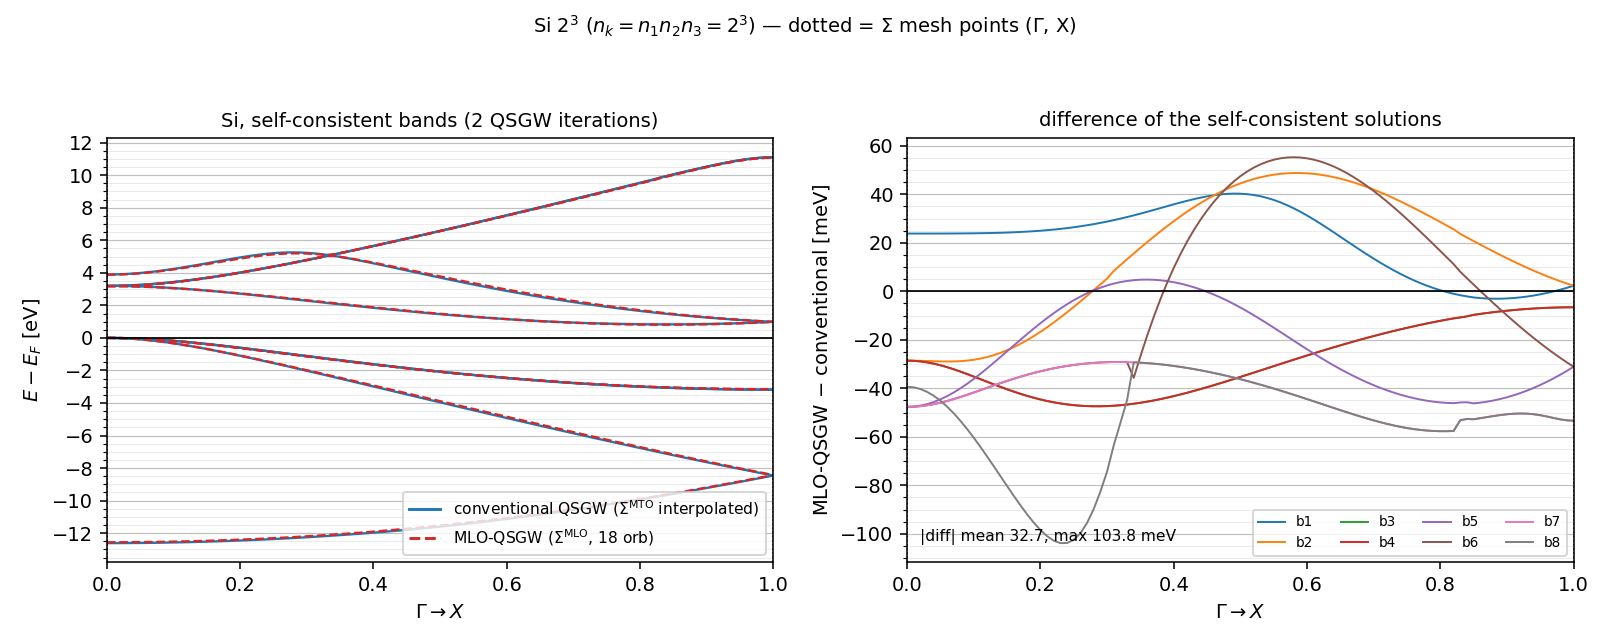

Write Python code to recreate this figure.
#!/usr/bin/env python3
"""Si 2^3: conventional QSGW vs MLO-QSGW (Sigma interpolated in the MLO space).
usage: mloqsgw_si.py REF.dat MLO.dat OUT.png"""
import sys, numpy as np, matplotlib; matplotlib.use('Agg')
import matplotlib.pyplot as plt
def rd(f):
    xs=[];es=[];cx=[];ce=[];ef=None
    for ln in open(f):
        if ln.startswith('#'):
            if 'base=eferm' in ln: ef=float(ln.split()[1])
            continue
        t=ln.split()
        if len(t)<3:
            if cx: xs.append(cx);es.append(ce);cx=[];ce=[]
            continue
        cx.append(float(t[1])); ce.append(float(t[2]))
    if cx: xs.append(cx);es.append(ce)
    return np.array(xs),np.array(es),ef
xr,er,efr = rd(sys.argv[1]); xm,em,efm = rd(sys.argv[2])
x = xr[0]; NB = 8
fig,ax = plt.subplots(1,2,figsize=(11.5,4.6))
for ib in range(NB):
    ax[0].plot(x, er[ib], '-',  lw=1.2, color='tab:blue')
    ax[0].plot(x, em[ib], '--', lw=1.2, color='tab:red')
ax[0].plot([],[],'-', color='tab:blue', label='conventional QSGW ($\\Sigma^{\\rm MTO}$ interpolated)')
ax[0].plot([],[],'--',color='tab:red',  label='MLO-QSGW ($\\Sigma^{\\rm MLO}$, 18 orb)')
ax[0].set_ylabel('$E-E_F$ [eV]'); ax[0].legend(fontsize=8, loc='lower right')
ax[0].set_title('Si, self-consistent bands (2 QSGW iterations)', fontsize=10)
for ib in range(NB):
    ax[1].plot(x, ((em[ib]+efm)-(er[ib]+efr))*1e3, '-', lw=1.0, label=f'b{ib+1}')
ax[1].set_ylabel('MLO-QSGW $-$ conventional [meV]')
ax[1].set_title('difference of the self-consistent solutions', fontsize=10)
ax[1].legend(fontsize=7, ncol=4)
d = (em[:NB]+efm)-(er[:NB]+efr)
ax[1].text(0.02,0.05,f'|diff| mean {np.abs(d).mean()*1e3:.1f}, max {np.abs(d).max()*1e3:.1f} meV',
           transform=ax[1].transAxes, fontsize=8)
from matplotlib.ticker import MultipleLocator
for a in ax:
    for m in (0.0,1.0): a.axvline(m,color='k',ls=':',lw=0.8)
    a.set_xlabel('$\\Gamma \\to X$'); a.set_xlim(0,1)
    a.grid(axis='y', which='major', color='0.75', lw=0.6)
    a.grid(axis='y', which='minor', color='0.9',  lw=0.4)
ax[0].yaxis.set_major_locator(MultipleLocator(2.0))   # eV
ax[0].yaxis.set_minor_locator(MultipleLocator(0.5))
ax[0].axhline(0.0, color='k', lw=0.9)                 # E_F
ax[1].yaxis.set_major_locator(MultipleLocator(20.0))  # meV
ax[1].yaxis.set_minor_locator(MultipleLocator(5.0))
ax[1].axhline(0.0, color='k', lw=0.9)
fig.suptitle('Si 2$^3$ ($n_{k}=n_{1}n_{2}n_{3}=2^3$) — dotted = $\\Sigma$ mesh points ($\\Gamma$, X)', fontsize=10)
plt.tight_layout(rect=[0,0,1,0.94]); plt.savefig(sys.argv[3], dpi=140)
print('wrote', sys.argv[3])
